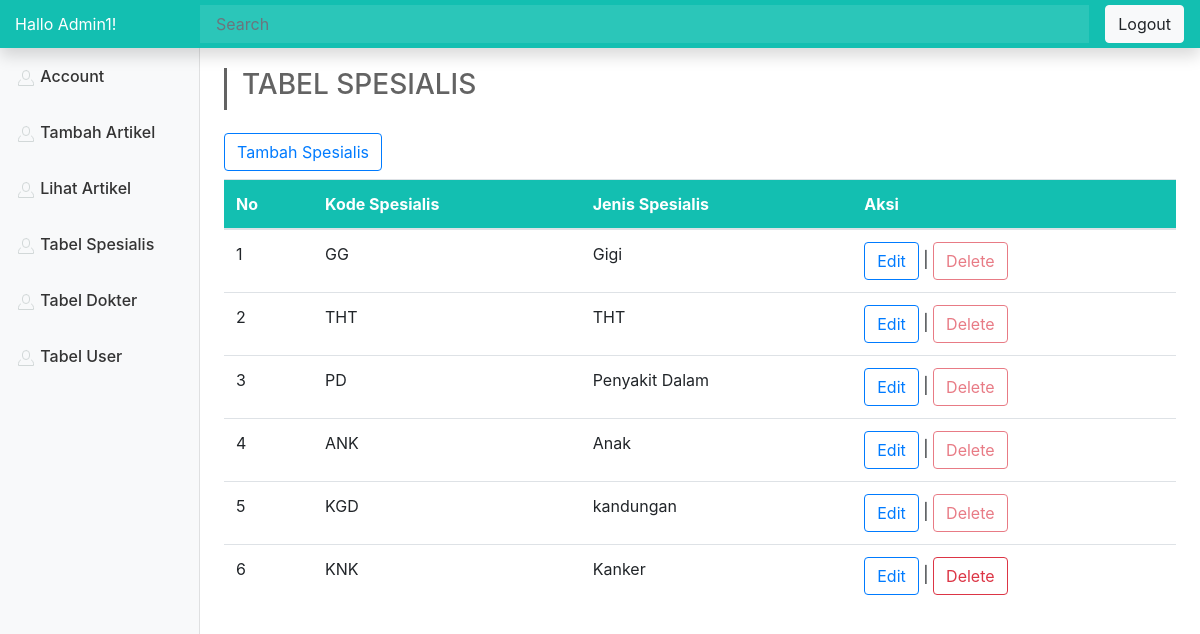
The page /index.php?p=tabel_spesialis (signed in) on the database its author committed.
### tables this page shows
CREATE TABLE `tspesialisasi` (
  `id_spesialisasi` int(11) NOT NULL,
  `kode_spesialisasi` varchar(20) NOT NULL,
  `nama_spesialisasi` varchar(30) NOT NULL
);

### index.php (called while the page is built, shortened)
<?php
include 'database/Spesialisasi.php';
?>
<?php
if(!isset($_GET['p'])){
  $page = "select_main";
}else{
  $page = $_GET['p'];
}
include 'pages/'.$page .'.php';
?>

### database/Spesialisasi.php (called while the page is built, shortened)
<?php
	class Spesialisasi {
			function __construct(){
				try{
					$this->pdo = new PDO('mysql:host=localhost;dbname=db_konsuldoc', 'root', '');
				}catch(PDOException $e){
					echo $e;
				}
			}
		public function hitungSpesialisasiButtonSpesial($kode){
				$sql="SELECT * FROM tuser WHERE spesialis=?  ";
				$stmt = $this->pdo->prepare($sql);
				$stmt->execute([$kode]);
				$count = $stmt->rowCount();
				return $count;
		}
	public function tampilSpesialisasi(){
		$sql = "SELECT * FROM tspesialisasi";
		$stmt = $this->pdo->query($sql);
		return $stmt;
	}
}

### pages/tabel_spesialis.php (the view, shortened to what this page needs)
<?php
  $spesial = new Spesialisasi;
  $spesialis = $spesial->tampilSpesialisasi();
 ?>
 <div class="row titlepanel">
    <div class="col-12">
      <h1>Tabel Spesialis</h1>
    </div>
  </div>
<button type="button" class="btn btn-outline-primary mb-2 mt-2" data-toggle="modal" data-target="#tambah_spesialis" data-whatever="@getbootstrap">Tambah Spesialis</button>
      <table class="table table_spesialis">
        <thead class="thead hijau putih">
          <tr>
            <th>No</th>
            <th>Kode Spesialis</th>
            <th>Jenis Spesialis</th>
            <th>Aksi</th>
          </tr>
        </thead>
        <tbody>
          <?php
          $i=1;
            foreach ($spesialis as $row):
              $buttonSpesial = $spesial->hitungSpesialisasiButtonSpesial($row['kode_spesialisasi']);
           ?>
          <tr>
            <td><?= $i ?></td>
            <td><?= $row['kode_spesialisasi'] ?></td>
            <td><?= $row['nama_spesialisasi'] ?></td>
            <td>
              <button type="button" class="btn btn-outline-primary" data-toggle="modal" data-target="#edit_spesialis_<?= $row['id_spesialisasi']?>" data-whatever="@getbootstrap">Edit</button> |
               <button
                  <?php if ($buttonSpesial>0): ?>
                    disabled
                  <?php endif; ?>
               type="button" class="btn btn-outline-danger" data-toggle="modal" data-target="#delete_spesialis_<?= $row['id_spesialisasi']?>" data-whatever="@getbootstrap">
                 Delete
               </button>
             </td>
          </tr>
          <?php
            $i++;
            endforeach;
           ?>
        </tbody>
      </table>

### dashboard.css (style rules this page uses)
.putih { color: #fff; }
.titlepanel { margin-top: 20px; margin-left: 0px; border-left: 3px solid #636363; margin-bottom: 15px; }
.titlepanel h1 { text-transform: uppercase; font-size: 28px; color: #636363; }
.hijau { background-color: #13BFB1; }

### rows shown on the page
tspesialisasi: kode_spesialisasi "GG", nama_spesialisasi "Gigi"
tspesialisasi: kode_spesialisasi "THT", nama_spesialisasi "THT"
tspesialisasi: kode_spesialisasi "PD", nama_spesialisasi "Penyakit Dalam"
tspesialisasi: kode_spesialisasi "ANK", nama_spesialisasi "Anak"
tspesialisasi: kode_spesialisasi "KGD", nama_spesialisasi "kandungan"
tspesialisasi: kode_spesialisasi "KNK", nama_spesialisasi "Kanker"

### other values the page prints
$_SESSION['nama'] "Admin1"
